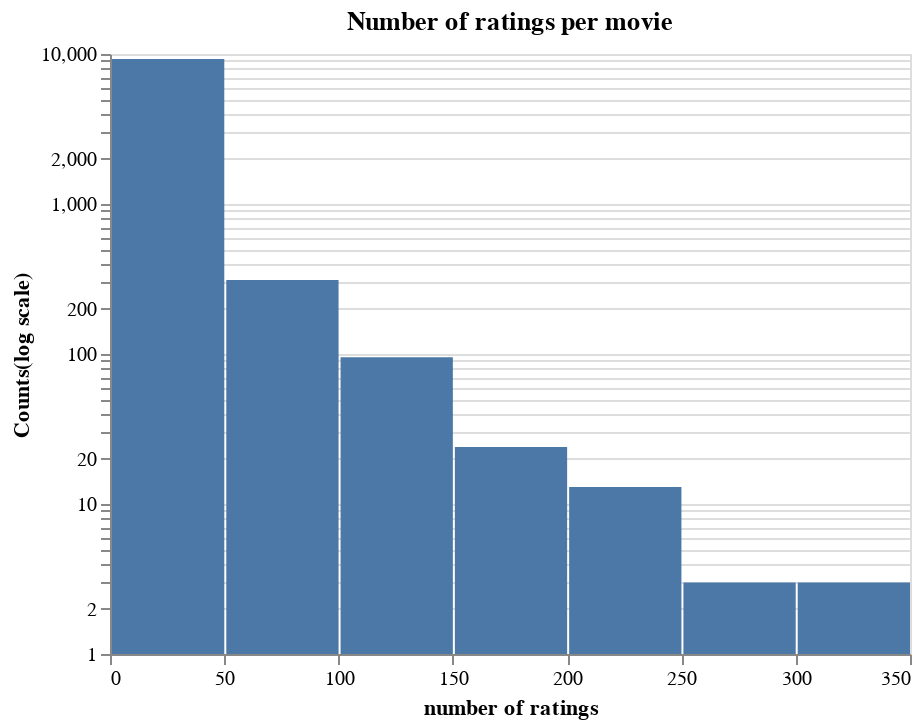

Notebook cell for this chart:
### Markdown cell above
Comment

98% users have 0-500 ratings, which means 98% columns have only 0-500 nonzero values(9724 row in total). It means that our matrix X is sparse.

Also, we can see 30 users have 500-1000 ratings, around 7 users have around 1000 to 1500 ratings,2 users have 2000 - 2500 ratings, 2 users have 80-100 ratings and another 2 users have 120-140 ratings. Thus, users who have more than 500 ratings is a small proportion.

### Code cell
altair_hist(movie_X.getnnz(axis=1), "Number of ratings per movie")

### Figure 1 — Vega-Lite specification as saved in the notebook (floating-point values rounded to 4 significant figures; data arrays with more than 128 entries replaced by an {"elided": "..."} marker saying what was removed)
{"$schema": "https://vega.github.io/schema/vega-lite/v3.4.0.json", "config": {"mark": {"tooltip": null}, "view": {"height": 300, "width": 400}}, "data": {"name": "data-cc7b1c2bc094df63188ba66a29cb183e"}, "datasets": {"data-cc7b1c2bc094df63188ba66a29cb183e": {"elided": "9724 records"}}, "encoding": {"x": {"bin": true, "field": "rating_num", "title": "number of ratings", "type": "quantitative"}, "y": {"aggregate": "count", "scale": {"type": "log"}, "title": "Counts(log scale)", "type": "quantitative"}}, "mark": "bar", "title": "Number of ratings per movie"}
